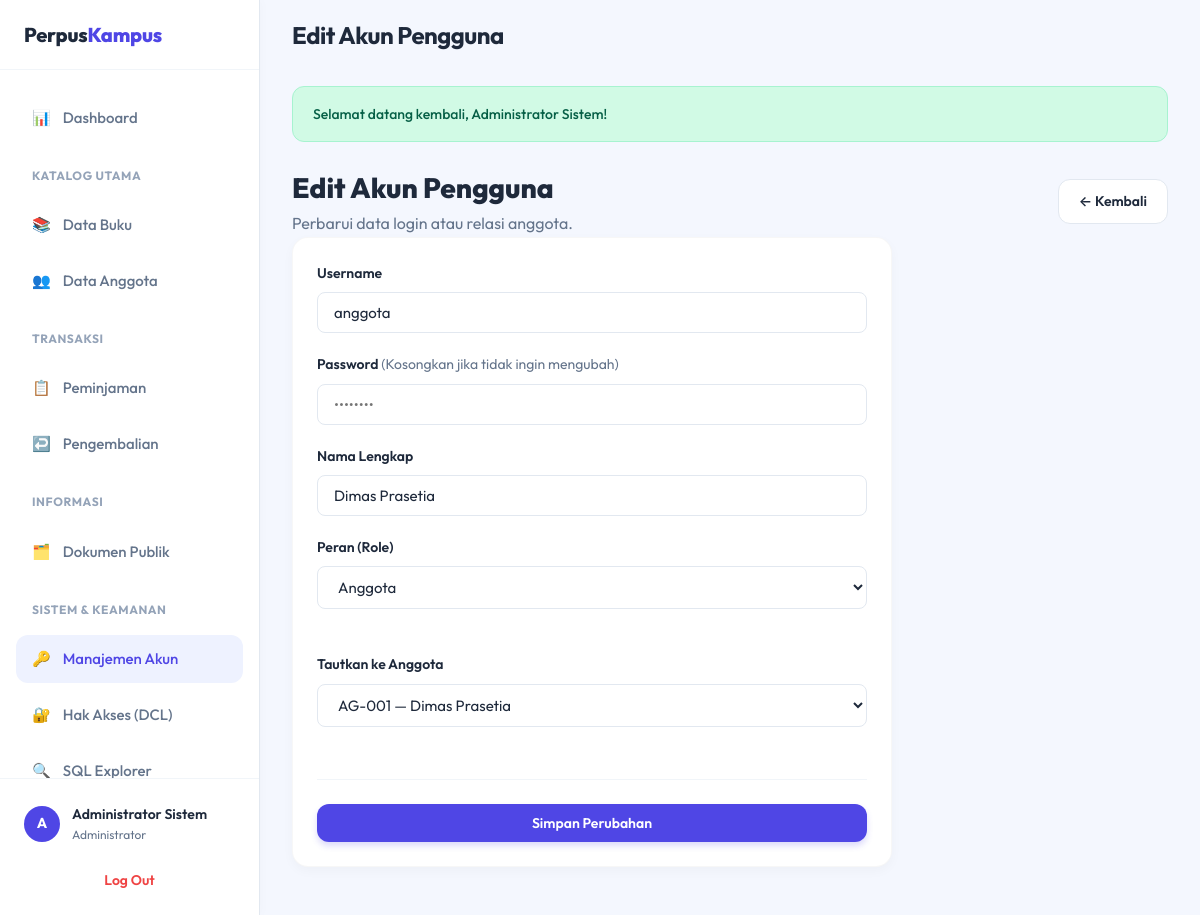
The page /index.php?url=user/edit/3 (signed in) on the database its author committed.
### tables this page shows
CREATE TABLE `users` (
  `id_user` int NOT NULL AUTO_INCREMENT,
  `username` varchar(50) NOT NULL,
  `password` varchar(255) NOT NULL,
  `nama_lengkap` varchar(100) NOT NULL,
  `role` enum('Administrator','Petugas','Anggota') DEFAULT 'Anggota',
  `id_anggota` varchar(15) DEFAULT NULL,
  `is_active` tinyint(1) DEFAULT '1',
  `created_at` datetime DEFAULT CURRENT_TIMESTAMP,
  PRIMARY KEY (`id_user`),
  UNIQUE KEY `username` (`username`),
  UNIQUE KEY `id_anggota` (`id_anggota`),
  CONSTRAINT `fk_users_anggota` FOREIGN KEY (`id_anggota`) REFERENCES `anggota` (`id_anggota`) ON DELETE SET NULL ON UPDATE CASCADE
);

CREATE TABLE `anggota` (
  `id_anggota` varchar(15) NOT NULL,
  `nama` varchar(100) NOT NULL,
  `email` varchar(100) NOT NULL,
  `no_hp` varchar(20) DEFAULT NULL,
  `alamat` text,
  PRIMARY KEY (`id_anggota`),
  UNIQUE KEY `email` (`email`)
);

### app/Core/Controller.php (called while the page is built, shortened)
<?php
class Controller {
    public function view($view, $data = []) {
        require_once __DIR__ . '/../Views/' . $view . '.php';
    }
    public function model($model) {
        return new $model();
    }
}

### app/Controllers/UserController.php (called while the page is built, shortened)
<?php
class UserController extends Controller {
    public function edit($id = '') {
        $userModel = $this->model('UserModel');
        $user = $userModel->find($id);
        $data['user_edit'] = $user;
        $data['anggota']   = $userModel->getAnggotaTanpaAkun();
        if ($user['id_anggota']) {
            $anggotaModel = $this->model('AnggotaModel');
            $currentAnggota = $anggotaModel->find($user['id_anggota']);
            if ($currentAnggota) {
                $data['anggota'][] = $currentAnggota;
            }
        }
        $this->view('user/form', $data);
    }
}

### app/Core/App.php (called while the page is built, shortened)
<?php
class App {
    protected $method     = 'index';
    public function __construct() {
        $url = $this->parseUrl();
        if (isset($url[0])) {
            $controllerName = ucfirst($url[0]) . 'Controller';
            $file = self::CONTROLLERS_PATH . $controllerName . '.php';
            if (file_exists($file)) {
                unset($url[0]);
            }
        }
        $this->controller = new $this->controller;
        if (isset($url[1])) {
            if (method_exists($this->controller, $url[1])) {
                $this->method = $url[1];
                unset($url[1]);
            }
        }
        $this->params = $url ? array_values($url) : [];
        call_user_func_array([$this->controller, $this->method], $this->params);
    }
    public function parseUrl(): array {
        if (isset($_GET['url'])) {
            return explode('/', filter_var(rtrim($_GET['url'], '/'), FILTER_SANITIZE_URL));
        }
        return [];
    }
}

### public/index.php (called while the page is built, shortened)
<?php
require_once BASE_PATH . '/app/Config/Database.php';
require_once BASE_PATH . '/app/Core/Model.php';
require_once BASE_PATH . '/app/Core/Controller.php';
require_once BASE_PATH . '/app/Core/App.php';
$app = new App();

### app/Core/Model.php (called while the page is built, shortened)
<?php
require_once __DIR__ . '/../Config/Database.php';
abstract class Model {
    public function __construct(PDO $db = null) {
        $this->db = $db ?? Database::getInstance();
    }
}

### app/Config/Database.php (called while the page is built, shortened)
<?php
class Database {
    private static $instance = null;
    private $host = 'localhost';
    private $user = 'root';
    private $pass = '';
    private $name = 'db_perpustakaan_kampus';
    private function __construct() {
        try {
            $dsn = "mysql:host={$this->host};dbname={$this->name};charset=utf8mb4";
            $options = [
                PDO::ATTR_ERRMODE            => PDO::ERRMODE_EXCEPTION,
                PDO::ATTR_DEFAULT_FETCH_MODE => PDO::FETCH_ASSOC,
                PDO::ATTR_EMULATE_PREPARES   => false,
            ];
            $this->conn = new PDO($dsn, $this->user, $this->pass, $options);
        } catch (PDOException $e) {
            die("Database Connection Error: " . $e->getMessage());
        }
    }
    public static function getInstance() {
        if (!self::$instance) {
            self::$instance = new Database();
        }
        return self::$instance->conn;
    }
}

### app/Models/UserModel.php (called while the page is built, shortened)
<?php
class UserModel extends Model {
    public function find($id) {
        $stmt = $this->db->prepare("SELECT * FROM users WHERE id_user = ?");
        $stmt->execute([$id]);
        return $stmt->fetch();
    }
}

### app/Models/AnggotaModel.php (called while the page is built, shortened)
<?php
class AnggotaModel extends Model {
    public function find($id) {
        $stmt = $this->db->prepare("SELECT * FROM anggota WHERE id_anggota = ?");
        $stmt->execute([$id]);
        return $stmt->fetch();
    }
}

### app/Views/user/form.php (the view, shortened to what this page needs)
<?php include __DIR__ . '/../layouts/_flash.php'; ?>
<div class="flex-between align-center mb-4">
    <div>
        <h1 style="font-size:1.75rem; font-weight:800;">Edit Akun Pengguna</h1>
        <p class="text-muted">Perbarui data login atau relasi anggota.</p>
    </div>
    <a href="index.php?url=user/index" class="btn btn-secondary">← Kembali</a>
</div>
<div class="card" style="max-width: 600px;">
    <form action="index.php?url=user/update/<?= $data['user_edit']['id_user'] ?>" method="POST">
        <div class="form-group">
            <label class="form-label">Username</label>
            <input type="text" name="username" class="form-control" value="<?= htmlspecialchars($data['user_edit']['username']) ?>" required>
        </div>
        <div class="form-group">
            <label class="form-label">Password <span class="text-muted" style="font-weight:400;">(Kosongkan jika tidak ingin mengubah)</span></label>
            <input type="password" name="password" class="form-control" placeholder="••••••••">
        </div>
        <div class="form-group">
            <label class="form-label">Nama Lengkap</label>
            <input type="text" name="nama_lengkap" class="form-control" value="<?= htmlspecialchars($data['user_edit']['nama_lengkap']) ?>" required>
        </div>
        <div class="grid-2">
            <div class="form-group">
                <label class="form-label">Peran (Role)</label>
                <select name="role" class="form-control" required style="cursor:pointer;">
                    <option value="Anggota" <?= $data['user_edit']['role'] === 'Anggota' ? 'selected' : '' ?>>Anggota</option>
                </select>
            </div>
            <div class="form-group">
                <label class="form-label">Tautkan ke Anggota</label>
                <select name="id_anggota" class="form-control" style="cursor:pointer;">
                    <?php foreach($data['anggota'] as $a): ?>
                    <option value="<?= $a['id_anggota'] ?>" <?= $data['user_edit']['id_anggota'] === $a['id_anggota'] ? 'selected' : '' ?>>
                        <?= $a['id_anggota'] ?> — <?= htmlspecialchars($a['nama']) ?>
                    </option>
                    <?php endforeach; ?>
                </select>
            </div>
        </div>
        <div class="mt-4" style="border-top:1px solid var(--border-light); padding-top:1.5rem;">
            <button type="submit" class="btn btn-primary btn-lg" style="width:100%;">Simpan Perubahan</button>
        </div>
    </form>
</div>

### public/css/style.css (style rules this page uses)
:root { --primary: #4F46E5; --primary-hover: #4338CA; --primary-light: #EEF2FF; --bg-body: #F4F7FE; --surface: #FFFFFF; --sidebar-bg: #FFFFFF; --text-main: #1E293B; --text-muted: #64748B; --text-light: #94A3B8; --border: #E2E8F0; --border-light: #F1F5F9; --success: #10B981; --success-bg: #D1FAE5; --warning: #F59E0B; --warning-bg: #FEF3C7; --danger: #EF4444; --danger-bg: #FEE2E2; --info: #3B82F6; --info-bg: #DBEAFE; --sidebar-width: 260px; --header-height: 70px; --radius-sm: 8px; --radius-md: 12px; --radius-lg: 16px; --shadow-sm: 0 1px 2px rgba(0, 0, 0, 0.04); --shadow-md: 0 4px 12px rgba(0, 0, 0, 0.03); --shadow-hover: 0 10px 25px rgba(0, 0, 0, 0.06); }
* { margin: 0; padding: 0; box-sizing: border-box; }
body { font-family: 'Outfit', -apple-system, BlinkMacSystemFont, sans-serif; background-color: var(--bg-body); color: var(--text-main); line-height: 1.6; -webkit-font-smoothing: antialiased; }
a { text-decoration: none; color: var(--primary); transition: all 0.2s ease; }
.mt-4 { margin-top: 2rem; }
.text-muted { color: var(--text-muted); }
.flex-between { display: flex; justify-content: space-between; align-items: center; }
.grid-2 { display: grid; grid-template-columns: repeat(auto-fit, minmax(360px, 1fr)); gap: 1.5rem; }
.card { background: var(--surface); border-radius: var(--radius-lg); padding: 1.5rem; box-shadow: var(--shadow-md); border: 1px solid rgba(0,0,0,0.03); transition: box-shadow 0.3s ease, transform 0.3s ease; }
.btn { display: inline-flex; align-items: center; justify-content: center; gap: 0.5rem; padding: 0.625rem 1.25rem; border-radius: var(--radius-md); font-weight: 600; font-size: 0.875rem; cursor: pointer; border: none; transition: all 0.2s ease; font-family: inherit; }
.btn-primary { background: var(--primary); color: white; box-shadow: 0 4px 6px rgba(79, 70, 229, 0.2); }
.btn-secondary { background: white; color: var(--text-main); border: 1px solid var(--border); }
.form-group { margin-bottom: 1.25rem; }
.form-label { display: block; font-weight: 600; font-size: 0.875rem; margin-bottom: 0.5rem; color: var(--text-main); }
.form-control { width: 100%; padding: 0.625rem 1rem; border: 1.5px solid var(--border); border-radius: var(--radius-sm); font-family: inherit; font-size: 0.9375rem; transition: all 0.2s; background: var(--surface); color: var(--text-main); }

### rows shown on the page
users: username "anggota", nama_lengkap "Dimas Prasetia", role "Anggota", id_anggota "AG-001 — Dimas Prasetia"

### other values the page prints
substr($_SESSION['user']['nama_lengkap'], 0, 1) "A"
$_SESSION['user']['nama_lengkap'] "Administrator Sistem"
$_SESSION['user']['role'] "Administrator"
$data['title'] "Edit Akun Pengguna"
$_SESSION['flash'] "Selamat datang kembali, Administrator Sistem!"
